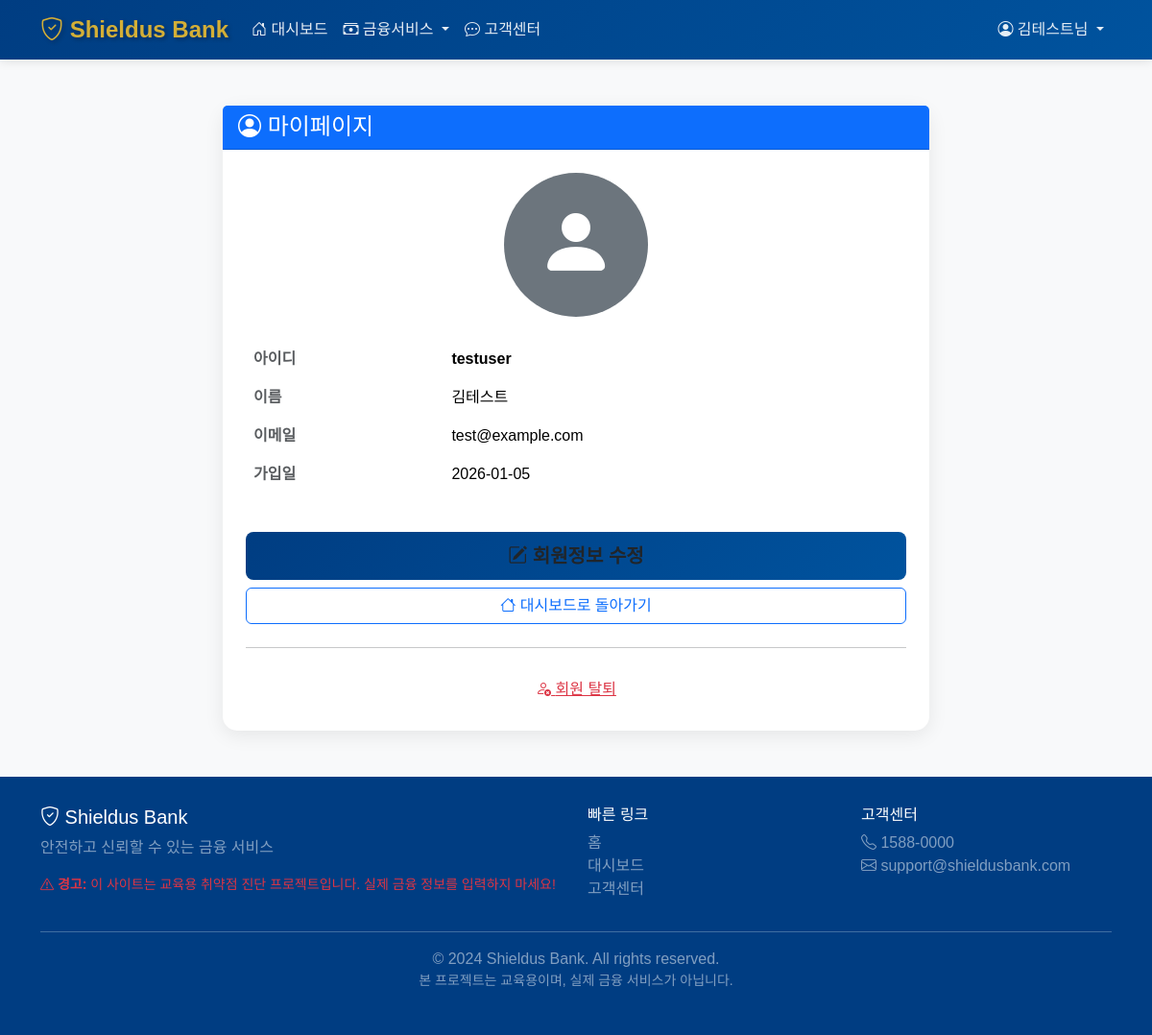
Page /mypage (signed in) on the committed database.
### tables this page shows
CREATE TABLE users (
  id INTEGER PRIMARY KEY AUTOINCREMENT,
  username TEXT NOT NULL UNIQUE,
  password TEXT NOT NULL,
  email TEXT,
  nickname TEXT,
  role TEXT DEFAULT 'user',
  created_at TIMESTAMP DEFAULT CURRENT_TIMESTAMP
);

### utils/decorators.py (the view)
    def wrapper(*args, **kwargs):
        if 'user_id' not in session:
            flash('로그인이 필요합니다.')
            return redirect(url_for('login'))
        return f(*args, **kwargs)

### routes/user.py (called while the page is built)
@user_bp.route('/mypage', endpoint='mypage')
@login_required
def mypage():
    conn = get_db()
    cursor = conn.cursor()
    cursor.execute(f"SELECT * FROM users WHERE id = {session['user_id']}")
    user = cursor.fetchone()
    conn.close()
    return render_template('mypage.html', user=user)

### utils/db.py (called while the page is built)
def get_db():
    conn = sqlite3.connect(config.DB_PATH)
    conn.row_factory = sqlite3.Row
    return conn

### templates/mypage.html (shortened to what this page needs)
{% extends "base.html" %}
{% block content %}
<div class="row justify-content-center">
    <div class="col-md-8">
        <div class="card card-custom">
            <div class="card-header bg-primary text-white">
                <h4 class="mb-0"><i class="bi bi-person-circle"></i> 마이페이지</h4>
            </div>
            <div class="card-body p-4">
                <div class="text-center mb-4">
                    {% if user.profile_image %}
                    <img src="{{ url_for('static', filename='uploads/profiles/' + user.profile_image) }}"
                         class="rounded-circle" style="width: 150px; height: 150px; object-fit: cover;" alt="프로필">
                    {% else %}
                    <div class="rounded-circle bg-secondary d-inline-flex align-items-center justify-content-center"
                         style="width: 150px; height: 150px;">
                        <i class="bi bi-person-fill text-white" style="font-size: 80px;"></i>
                    </div>
                    {% endif %}
                </div>
                <div class="table-responsive">
                    <table class="table table-borderless">
                        <tbody>
                            <tr>
                                <th width="30%" class="text-muted">아이디</th>
                                <td><strong>{{ user.username }}</strong></td>
                            </tr>
                            <tr>
                                <th class="text-muted">이름</th>
                                <td>{{ user.nickname }}</td>
                            </tr>
                            <tr>
                                <th class="text-muted">이메일</th>
                                <td>{{ user.email if user.email else '-' }}</td>
                            </tr>
                                <th class="text-muted">가입일</th>
                                <td>{{ user.created_at[:10] }}</td>
                        </tbody>
                    </table>
                </div>
                <div class="d-grid gap-2 mt-4">
                    <a href="{{ url_for('user.edit_profile') }}" class="btn btn-primary-custom btn-lg">
                        <i class="bi bi-pencil-square"></i> 회원정보 수정
                    </a>
                    <a href="{{ url_for('dashboard.dashboard') }}" class="btn btn-outline-primary">
                        <i class="bi bi-house"></i> 대시보드로 돌아가기
                    </a>
                </div>
                <hr class="my-4">
                <div class="text-center">
                    <form method="POST" action="{{ url_for('user.delete_account') }}" style="display: inline;">
                        <button type="submit" class="btn btn-link text-danger"
                                onclick="return confirm('정말로 탈퇴하시겠습니까? 이 작업은 되돌릴 수 없습니다.')">
                            <i class="bi bi-person-x"></i> 회원 탈퇴
                        </button>
                    </form>
                </div>
            </div>
        </div>
    </div>
</div>
{% endblock %}

### templates/base.html (shortened to what this page needs)
<!DOCTYPE html>
<html lang="ko">
<head>
    <link href="https://cdn.jsdelivr.net/npm/bootstrap@5.3.2/dist/css/bootstrap.min.css" rel="stylesheet">
    <link rel="stylesheet" href="https://cdn.jsdelivr.net/npm/bootstrap-icons@1.11.2/font/bootstrap-icons.css">
    <link rel="stylesheet" href="{{ url_for('static', filename='css/custom.css') }}">
    <link rel="stylesheet" href="{{ url_for('static', filename='css/base.css')}}">
</head>
<body>
    <nav class="navbar navbar-expand-lg navbar-custom">
        <div class="container">
            <a class="navbar-brand" href="{{ url_for('index') }}">
                <i class="bi bi-shield-check"></i> Shieldus Bank
            </a>
            <div class="collapse navbar-collapse" id="navbarNav">
                <ul class="navbar-nav me-auto">
                    {% if session.user_id %}
                    <li class="nav-item">
                        <a class="nav-link" href="{{ url_for('dashboard.dashboard') }}">
                            <i class="bi bi-house-door"></i> 대시보드
                        </a>
                    </li>
                    <li class="nav-item dropdown">
                        <a class="nav-link dropdown-toggle" href="#" role="button" data-bs-toggle="dropdown">
                            <i class="bi bi-cash-stack"></i> 금융서비스
                        </a>
                    </li>
                    <li class="nav-item">
                        <a class="nav-link" href="{{ url_for('qna_list') }}">
                            <i class="bi bi-chat-dots"></i> 고객센터
                        </a>
                    </li>
                    {% endif %}
                </ul>
                <ul class="navbar-nav">
                    {% if session.user_id %}
                    <li class="nav-item dropdown">
                        <a class="nav-link dropdown-toggle" href="#" role="button" data-bs-toggle="dropdown">
                            <i class="bi bi-person-circle"></i> {{ session.username }}님
                        </a>
                    </li>
                    {% endif %}
                </ul>
            </div>
        </div>
    </nav>
    <main class="container my-5">
        {% block content %}{% endblock %}
    </main>
    <footer class="footer-custom mt-auto">
        <div class="container">
            <div class="row">
                <div class="col-md-6">
                    <h5><i class="bi bi-shield-check"></i> Shieldus Bank</h5>
                    <p class="text-white-50">안전하고 신뢰할 수 있는 금융 서비스</p>
                    <p class="text-danger small">
                        <i class="bi bi-exclamation-triangle"></i>
                        <strong>경고:</strong> 이 사이트는 교육용 취약점 진단 프로젝트입니다.
                        실제 금융 정보를 입력하지 마세요!
                    </p>
                </div>
                <div class="col-md-3">
                    <h6>빠른 링크</h6>
                    <ul class="list-unstyled text-white-50">
                        <li><a href="{{ url_for('index') }}" class="text-white-50 text-decoration-none">홈</a></li>
                        {% if session.user_id %}
                        <li><a href="{{ url_for('dashboard') }}" class="text-white-50 text-decoration-none">대시보드</a></li>
                        <li><a href="{{ url_for('qna_list') }}" class="text-white-50 text-decoration-none">고객센터</a></li>
                        {% endif %}
                    </ul>
                </div>
                <div class="col-md-3">
                    <h6>고객센터</h6>
                    <ul class="list-unstyled text-white-50">
                        <li><i class="bi bi-telephone"></i> 1588-0000</li>
                        <li><i class="bi bi-envelope"></i> support@shieldusbank.com</li>
                    </ul>
                </div>
            </div>
            <hr class="bg-white-50">
            <div class="text-center text-white-50">
                <p class="mb-0">&copy; 2024 Shieldus Bank. All rights reserved.</p>
                <p class="small">본 프로젝트는 교육용이며, 실제 금융 서비스가 아닙니다.</p>
            </div>
        </div>
    </footer>
</body>
</html>

### static/css/custom.css (style rules this page uses)
html { scroll-behavior: smooth; }
.card-custom { transition: all 0.3s cubic-bezier(0.4, 0, 0.2, 1); }
.btn { transition: all 0.3s ease; }

### static/css/base.css (style rules this page uses)
:root { --primary-color: #003d82; --secondary-color: #d4af37; --success-color: #28a745; --danger-color: #dc3545; --light-bg: #f8f9fa; --dark-text: #212529; }
body { font-family: 'Noto Sans KR', sans-serif; background-color: var(--light-bg); }
.navbar-custom { background: linear-gradient(135deg, var(--primary-color) 0%, #00539e 100%); box-shadow: 0 2px 10px rgba(0, 0, 0, 0.1); }
.navbar-custom .navbar-brand { font-weight: 700; font-size: 1.5rem; color: var(--secondary-color) !important; text-shadow: 2px 2px 4px rgba(0, 0, 0, 0.3); }
.navbar-custom .nav-link { color: rgba(255, 255, 255, 0.9) !important; font-weight: 500; transition: all 0.3s; }
.btn-primary-custom { background: linear-gradient(135deg, var(--primary-color) 0%, #00539e 100%); border: none; padding: 10px 30px; font-weight: 600; transition: all 0.3s; }
.card-custom { border: none; border-radius: 15px; box-shadow: 0 5px 20px rgba(0, 0, 0, 0.08); transition: all 0.3s; }
.footer-custom { background: var(--primary-color); color: #fff; padding: 30px 0; margin-top: 50px; }

### rows in the picture
users: username "김테스트", username "testuser", nickname "김테스트", email "test@example.com", created_at "2026-01-05"
